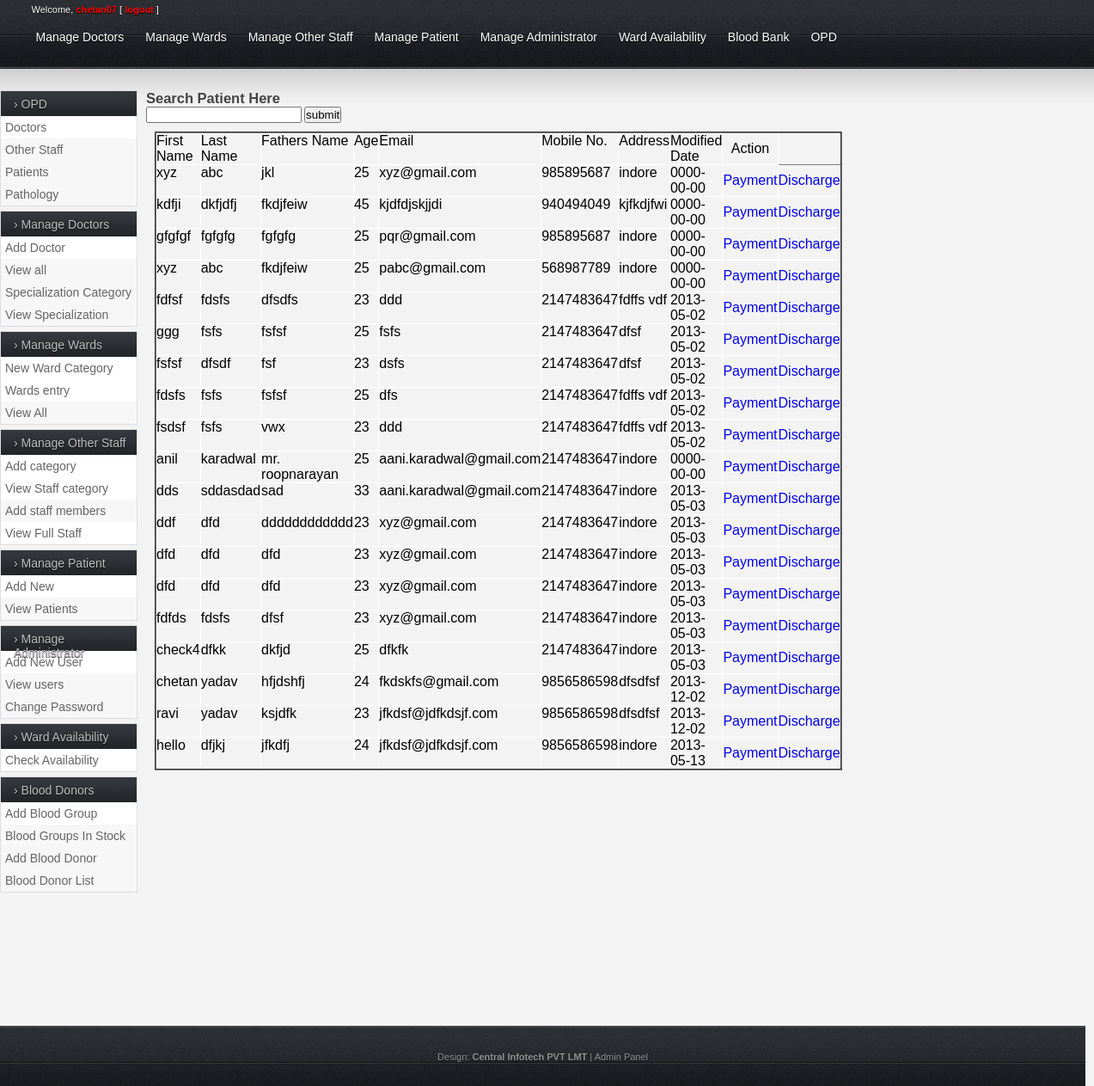
The app's page /admin/admitpatientsearch.php (signed in) with its own data.
### tables this page shows
CREATE TABLE IF NOT EXISTS `patients` (
  `patient_id` int(11) NOT NULL AUTO_INCREMENT,
  `p_firstname` varchar(30) NOT NULL,
  `p_lastname` varchar(30) NOT NULL,
  `pfather_name` varchar(30) NOT NULL,
  `p_age` int(11) NOT NULL,
  `p_email` varchar(50) NOT NULL,
  `p_mobile` varchar(15) NOT NULL,
  `p_address` text NOT NULL,
  `admitted` varchar(11) NOT NULL,
  `created_date` date NOT NULL,
  `modified_date` date NOT NULL,
  `status` int(11) NOT NULL,
  PRIMARY KEY (`patient_id`)
);

### admin/admitpatientsearch.php (the view, shortened to what this page needs)
<?php
include "header.php";
 $s="SELECT * FROM patients WHERE p_firstname LIKE '%$pfname' && status=1";
$rs=mysql_query($s);
?><head>
        </head>
<h2>Search Patient Here</h2>
<div>
        <form id="form1" name="form1" method="post" action="">
          <span>
          <input name="pfname" class="editbox_search" id="pfname" maxlength="80" type="text" />
          </span>
          <input name="submit" type="submit" value="submit" />
        </form>
      </div>
<table border="2" width="250">
<tr style="color:#000">
<td align="left" valign="top">First Name</td>
<td align="left" valign="top">Last Name</td>
<td align="left" valign="top">Fathers Name</td>
<td align="left" valign="top">Age</td>
<td align="left" valign="top">Email</td>
<td align="left" valign="top">Mobile No.</td>
<td align="left" valign="top">Address</td>
<td align="left" valign="top">Modified Date</td>
 <td align="center">Action</td>
</tr>
<?php
while($data = mysql_fetch_array($rs))
{
?>
<tr style="color:#000">
<td align="left" valign="top"><?php echo $data['p_firstname']; ?></td>
<td align="left" valign="top"><?php echo $data['p_lastname']; ?></td>
<td align="left" valign="top"><?php echo $data['pfather_name']; ?></td>
<td align="left" valign="top"><?php echo $data['p_age']; ?></td>
<td align="left" valign="top"><?php echo $data['p_email']; ?></td>
<td align="left" valign="top"><?php echo $data['p_mobile']; ?></td>
<td align="left" valign="top"><?php echo $data['p_address']; ?></td>
<td align="left" valign="top"><?php echo $data['modified_date']; ?></td>
<?php echo '<td><a href="paymentmodify.php?id=' . $data['patient_id'] . '">Payment</a></td>'; ?>
<?php echo '<td><a href="dischargepatient.php?id=' . $data['patient_id'] . '">Discharge</a></td>'; ?>
</tr>
<?php
}
?>
</table>
<?php
  include "footer.php";
?>

### admin/css/style.css (style rules this page uses)
* { margin: 0; padding: 0; }
body { background: #f3f3f3 url(../img/bg_top.jpg) repeat-x; color: #000; font-family: Tahoma, Arial, Helvetica, sans-serif; font-size: 11px; margin: 0; width:1261px; }
h1, h2, h3, h4 { font-family: Arial, sans-serif; color: #444444; }
table { border-collapse: collapse; margin: 10px; width: 500px; float:left; }
table tr { border-left: 1px solid #ffffff; border-right: 1px solid #ffffff; }
table td { border-bottom: 1px solid #ffffff; border-top: 1px solid ffffff; padding: 0px; }

### records on screen
patients: p_firstname "xyz", p_lastname "abc", pfather_name "jkl", p_age "25", p_email "xyz@gmail.com", p_mobile "985895687", p_address "indore", modified_date "0000-00-00"
patients: p_firstname "kdfji", p_lastname "dkfjdfj", pfather_name "fkdjfeiw", p_age "45", p_email "kjdfdjskjjdi", p_mobile "940494049", p_address "kjfkdjfwi", modified_date "0000-00-00"
patients: p_firstname "gfgfgf", p_lastname "fgfgfg", pfather_name "fgfgfg", p_age "25", p_email "pqr@gmail.com", p_mobile "985895687", p_address "indore", modified_date "0000-00-00"
patients: p_firstname "xyz", p_lastname "abc", pfather_name "fkdjfeiw", p_age "25", p_email "pabc@gmail.com", p_mobile "568987789", p_address "indore", modified_date "0000-00-00"
patients: p_firstname "fdfsf", p_lastname "fdsfs", pfather_name "dfsdfs", p_age "23", p_email "ddd", p_mobile "2147483647", p_address "fdffs vdf", modified_date "2013-05-02"
patients: p_firstname "ggg", p_lastname "fsfs", pfather_name "fsfsf", p_age "25", p_email "fsfs", p_mobile "2147483647", p_address "dfsf", modified_date "2013-05-02"
patients: p_firstname "fsfsf", p_lastname "dfsdf", pfather_name "fsf", p_age "23", p_email "dsfs", p_mobile "2147483647", p_address "dfsf", modified_date "2013-05-02"
patients: p_firstname "fdsfs", p_lastname "fsfs", pfather_name "fsfsf", p_age "25", p_email "dfs", p_mobile "2147483647", p_address "fdffs vdf", modified_date "2013-05-02"
patients: p_firstname "fsdsf", p_lastname "fsfs", pfather_name "vwx", p_age "23", p_email "ddd", p_mobile "2147483647", p_address "fdffs vdf", modified_date "2013-05-02"
patients: p_firstname "anil", p_lastname "karadwal", pfather_name "mr. roopnarayan", p_age "25", p_email "aani.karadwal@gmail.com", p_mobile "2147483647", p_address "indore", modified_date "0000-00-00"
patients: p_firstname "dds", p_lastname "sddasdad", pfather_name "sad", p_age "33", p_email "aani.karadwal@gmail.com", p_mobile "2147483647", p_address "indore", modified_date "2013-05-03"
patients: p_firstname "ddf", p_lastname "dfd", pfather_name "dddddddddddd", p_age "23", p_email "xyz@gmail.com", p_mobile "2147483647", p_address "indore", modified_date "2013-05-03"
patients: p_firstname "dfd", p_lastname "dfd", pfather_name "dfd", p_age "23", p_email "xyz@gmail.com", p_mobile "2147483647", p_address "indore", modified_date "2013-05-03"
patients: p_firstname "dfd", p_lastname "dfd", pfather_name "dfd", p_age "23", p_email "xyz@gmail.com", p_mobile "2147483647", p_address "indore", modified_date "2013-05-03"
patients: p_firstname "fdfds", p_lastname "fdsfs", pfather_name "dfsf", p_age "23", p_email "xyz@gmail.com", p_mobile "2147483647", p_address "indore", modified_date "2013-05-03"
patients: p_firstname "check4", p_lastname "dfkk", pfather_name "dkfjd", p_age "25", p_email "dfkfk", p_mobile "2147483647", p_address "indore", modified_date "2013-05-03"
patients: p_firstname "chetan", p_lastname "yadav", pfather_name "hfjdshfj", p_age "24", p_email "fkdskfs@gmail.com", p_mobile "9856586598", p_address "dfsdfsf", modified_date "2013-12-02"
patients: p_firstname "ravi", p_lastname "yadav", pfather_name "ksjdfk", p_age "23", p_email "jfkdsf@jdfkdsjf.com", p_mobile "9856586598", p_address "dfsdfsf", modified_date "2013-12-02"
patients: p_firstname "hello", p_lastname "dfjkj", pfather_name "jfkdfj", p_age "24", p_email "jfkdsf@jdfkdsjf.com", p_mobile "9856586598", p_address "indore", modified_date "2013-05-13"

### other values on screen
$_SESSION['username'] "chetan07"
